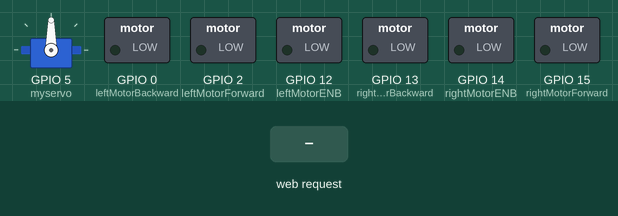
Bench run of a sketch on a simulated ESP8266 (NodeMCU). On the bench: servo, switched loads named in the sketch (green lamp = pin HIGH). The test bench sets the inputs (shaded band).

Above: at 1.2 s.
1.3 s: HTTP request GET /Forward_Up received
At 2.5 s:
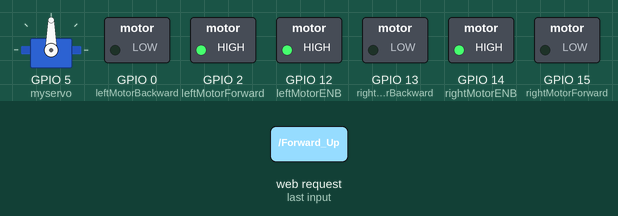
2.8 s: HTTP request GET /Forward_Down received
At 3.9 s:
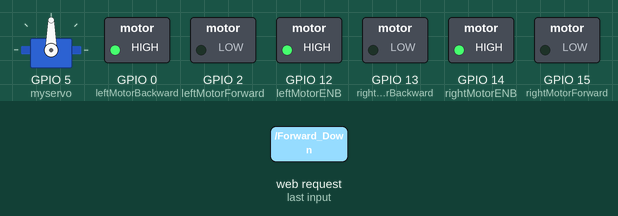
4.3 s: HTTP request GET /Rear_Up received
At 5.0 s:
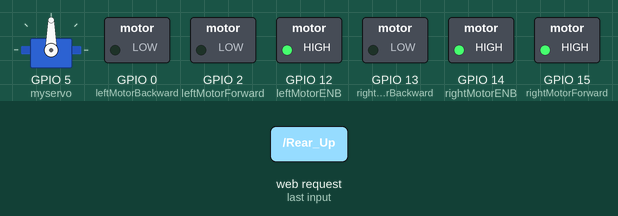
5.8 s: HTTP request GET /Rear_Down received
At 6.2 s:
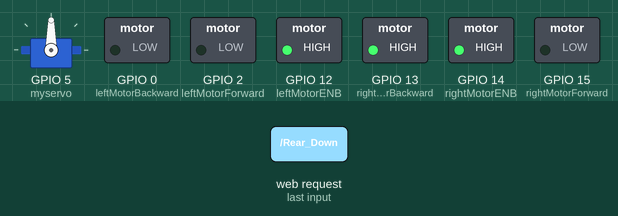
7.3 s: HTTP request GET /FD_RU received
At 8.5 s:
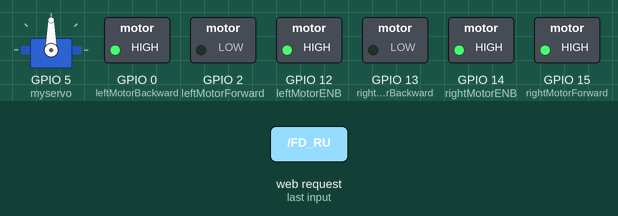
8.8 s: HTTP request GET /FU_RD received
At 9.6 s:
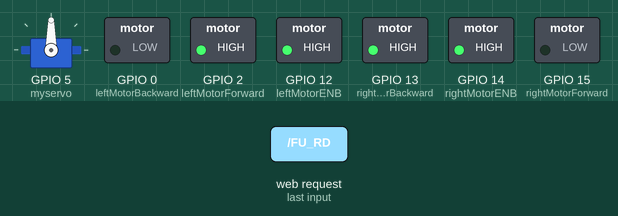
Timing chart, 0 to 11.3 s (numbered marks = the images above; inputs shaded):
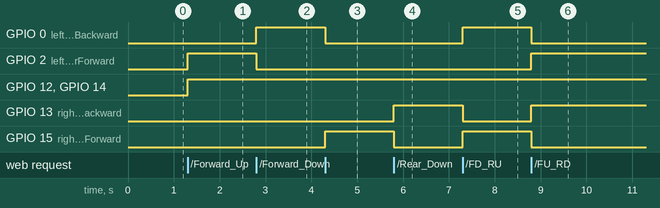

The sketch:

nodemcu2.ino
```cpp
#include <ESP8266WiFi.h>
#include <Servo.h>

WiFiClient client;
WiFiServer server(80);


const char* ssid = "IITJ";
const char* password = "garvit32";

/* data received from application */
String  data ="";


int leftMotorForward = 2;     /* GPIO2(D4) -> IN3   */
int rightMotorForward = 15;   /* GPIO15(D8) -> IN1  */
int leftMotorBackward = 0;    /* GPIO0(D3) -> IN4   */
int rightMotorBackward = 13;  /* GPIO13(D7) -> IN2  */
int rightMotorENB = 14; /* GPIO14(D5) -> Motor-A Enable */
int leftMotorENB = 12; /* GPIO12(D6) -> Motor-B Enable */
int water = 4; /* GPIO4(D2) -> Relay */
Servo myservo; /*GPIO5(D1) -> Servo */
int pos = 0;

void setup()
{
  pinMode(leftMotorForward, OUTPUT);
  pinMode(rightMotorForward, OUTPUT);
  pinMode(leftMotorBackward, OUTPUT);
  pinMode(rightMotorBackward, OUTPUT);

  pinMode(leftMotorENB, OUTPUT);
  pinMode(rightMotorENB, OUTPUT);

  myservo.attach(5);

  /* start server communication */
  server.begin();
}

void loop()
{
    /* If the server available, run the "checkClient" function */
    client = server.available();
    if (!client) return;
    data = checkClient ();

/************************ Run function according to incoming data from application *************************/

    if (data == "Forward_Up") ForwardUp();
    else if (data == "Forward_Down") ForwardDown();
    else if (data == "Rear_Up") RearUp();
    else if (data == "Rear_Down") RearDown();
    else if (data == "FD_RU") FDRU();
    else if (data == "FU_RD") FURD();
    else if (data == "Water_Enable") waterenable();
    else if (data == "Water_Disable") waterdisable();
    else if (data == "Seeder_Enable") seederenable();
    else if (data == "Seeder_Disable") seederdisable();
    else if (data == "stop") MotorStop();
}

/********************************************* FORWARDUP *****************************************************/
void ForwardUp(void)
{
  digitalWrite(leftMotorENB,HIGH);
  digitalWrite(rightMotorENB,HIGH);
  digitalWrite(leftMotorForward,HIGH);
  digitalWrite(rightMotorForward,LOW);
  digitalWrite(leftMotorBackward,LOW);
  digitalWrite(rightMotorBackward,LOW);
}

/********************************************* FORWARDDOWN*****************************************************/
void ForwardDown(void)
{
  digitalWrite(leftMotorENB,HIGH);
  digitalWrite(rightMotorENB,HIGH);
  digitalWrite(leftMotorBackward,HIGH);
  digitalWrite(rightMotorBackward,LOW);
  digitalWrite(leftMotorForward,LOW);
  digitalWrite(rightMotorForward,LOW);
}

/********************************************* REARUP*****************************************************/
void RearUp(void)
{
  digitalWrite(leftMotorENB,HIGH);
  digitalWrite(rightMotorENB,HIGH);
  digitalWrite(leftMotorForward,LOW);
  digitalWrite(rightMotorForward,HIGH);
  digitalWrite(rightMotorBackward,LOW);
  digitalWrite(leftMotorBackward,LOW);
}

/*********************************************REARDOWN*****************************************************/
void RearDown(void)
{
  digitalWrite(leftMotorENB,HIGH);
  digitalWrite(rightMotorENB,HIGH);
  digitalWrite(leftMotorForward,LOW);
  digitalWrite(rightMotorForward,LOW);
  digitalWrite(rightMotorBackward,HIGH);
  digitalWrite(leftMotorBackward,LOW);
}

/********************************************* STOP *****************************************************/
void MotorStop(void)
{
  digitalWrite(leftMotorENB,LOW);
  digitalWrite(rightMotorENB,LOW);
  digitalWrite(leftMotorForward,LOW);
  digitalWrite(leftMotorBackward,LOW);
  digitalWrite(rightMotorForward,LOW);
  digitalWrite(rightMotorBackward,LOW);
}

/********************************************* FRONT DOWN REAR UP *****************************************************/
void FDRU(void)
{
  digitalWrite(leftMotorENB,HIGH);
  digitalWrite(rightMotorENB,HIGH);
  digitalWrite(leftMotorForward,LOW);
  digitalWrite(rightMotorForward,HIGH);
  digitalWrite(leftMotorBackward,HIGH);
  digitalWrite(rightMotorBackward,LOW);
}

/********************************************* FRONT UP REAR DOWN *****************************************************/
void FURD(void)
{
  digitalWrite(leftMotorENB,HIGH);
  digitalWrite(rightMotorENB,HIGH);
  digitalWrite(leftMotorForward,HIGH);
  digitalWrite(rightMotorForward,LOW);
  digitalWrite(leftMotorBackward,LOW);
  digitalWrite(rightMotorBackward,HIGH);
}
/********************************************* RELAY ON *****************************************************/
void waterenable(void)
{
  digitalWrite(water,HIGH);
}
/********************************************* RELAY OFF *****************************************************/
void waterdisable(void)
{
  digitalWrite(water,LOW);
}
/********************************************* SEEDER ON  *****************************************************/
void seederenable(void)
{
  for (pos = 0; pos <= 180; pos += 1) { // goes from 0 degrees to 180 degrees
    // in steps of 1 degree
    myservo.write(pos);              // tell servo to go to position in variable 'pos'
    delay(15); }
}

/********************************************* SEEDER OFF  *****************************************************/
void seederdisable(void)
{
   for (pos = 180; pos >= 0; pos -= 1) { // goes from 180 degrees to 0 degrees
    myservo.write(pos);              // tell servo to go to position in variable 'pos'
    delay(15);                       // waits 15ms for the servo to reach the position
  }
}

/********************************** RECEIVE DATA FROM the APP ******************************************/
String checkClient (void)
{
  while(!client.available()) delay(1);
  String request = client.readStringUntil('\r');
  request.remove(0, 5);
  request.remove(request.length()-9,9);
  return request;
}
```

Measured:
- after the input at 1.3 s, GPIO 2 (leftMotorForward), GPIO 12 (leftMotorENB), GPIO 14 (rightMotorENB): LOW → HIGH at once
- after the input at 2.8 s, GPIO 0 (leftMotorBackward): LOW → HIGH at once; GPIO 2 (leftMotorForward): HIGH → LOW at once
- after the input at 4.3 s, GPIO 0 (leftMotorBackward): HIGH → LOW at once; GPIO 15 (rightMotorForward): LOW → HIGH at once
- after the input at 5.8 s, GPIO 13 (rightMotorBackward): LOW → HIGH at once; GPIO 15 (rightMotorForward): HIGH → LOW at once
- after the input at 7.3 s, GPIO 0 (leftMotorBackward), GPIO 15 (rightMotorForward): LOW → HIGH at once; GPIO 13 (rightMotorBackward): HIGH → LOW at once
- after the input at 8.8 s, GPIO 0 (leftMotorBackward), GPIO 15 (rightMotorForward): HIGH → LOW at once; GPIO 2 (leftMotorForward), GPIO 13 (rightMotorBackward): LOW → HIGH at once
